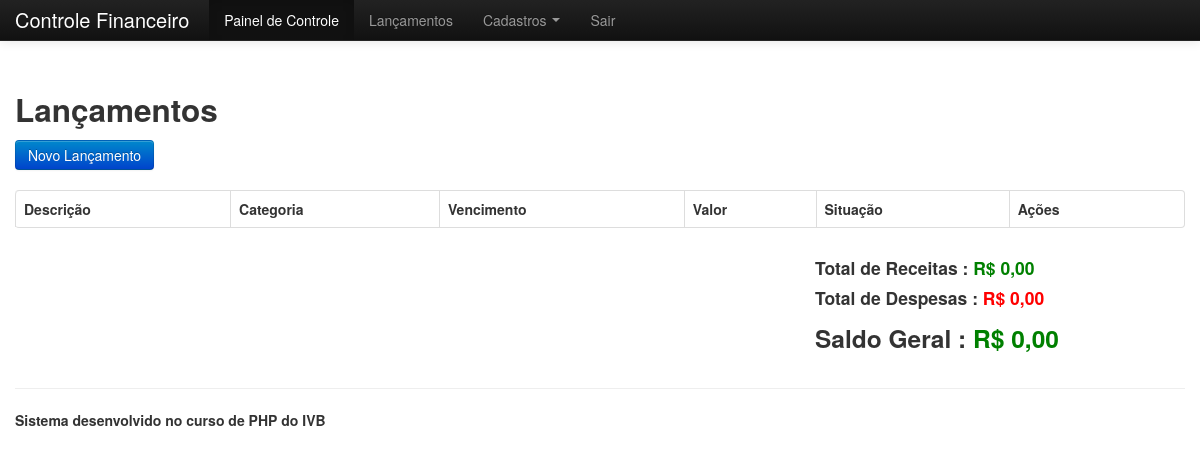
Before: /index.php?pagina=lancamento (signed in) with the older database file.
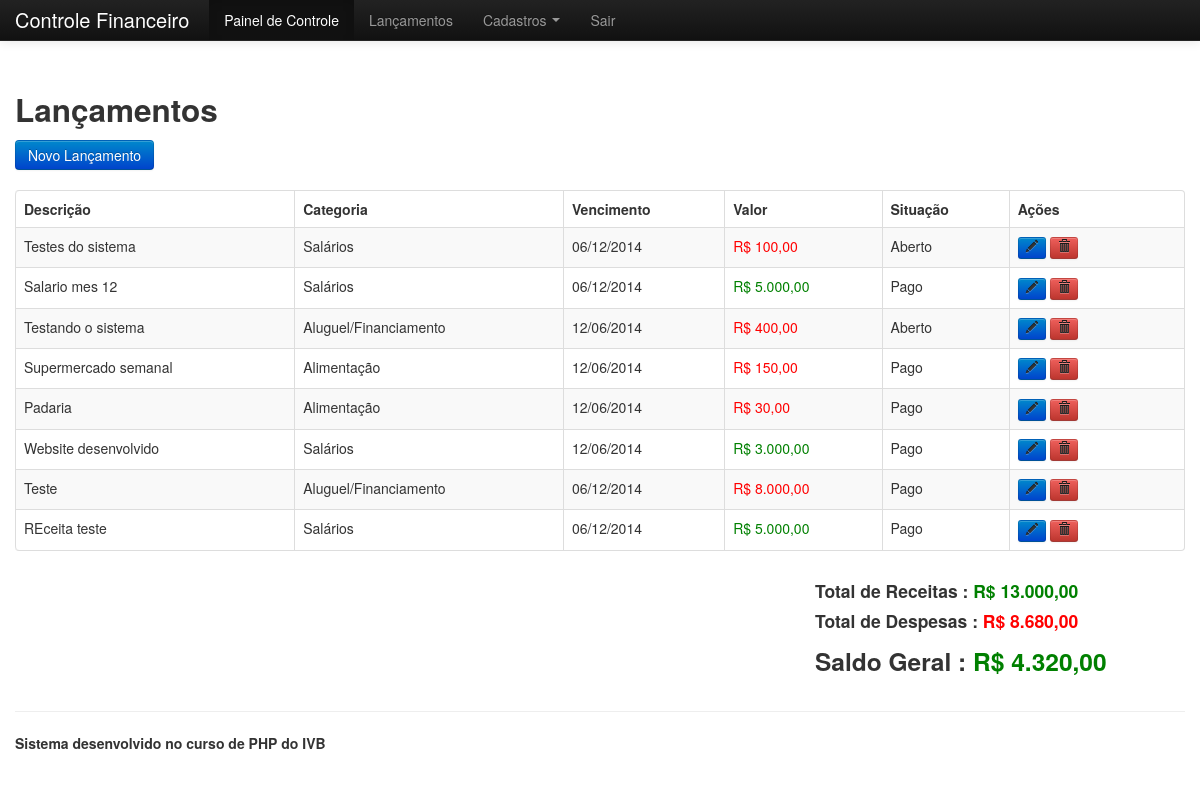
After: the same page with the newer database file.
### tables this page shows
CREATE TABLE IF NOT EXISTS `lancamento` (
  `id` int(11) NOT NULL AUTO_INCREMENT,
  `dataLancamento` timestamp NOT NULL DEFAULT CURRENT_TIMESTAMP,
  `descricao` varchar(255) NOT NULL,
  `valor` decimal(15,2) NOT NULL,
  `id_categoria` int(11) NOT NULL,
  `id_conta` int(11) NOT NULL,
  `tipo` char(1) NOT NULL DEFAULT 'D',
  `situacao` char(1) NOT NULL DEFAULT 'A',
  `vencimento` timestamp NOT NULL DEFAULT CURRENT_TIMESTAMP,
  PRIMARY KEY (`id`),
  KEY `id_categoria` (`id_categoria`),
  KEY `id_conta` (`id_conta`)
);

CREATE TABLE IF NOT EXISTS `categoria` (
  `id` int(11) NOT NULL AUTO_INCREMENT,
  `nome` varchar(255) NOT NULL,
  PRIMARY KEY (`id`)
);

### lancamento/index.php (the view, shortened to what this page needs)
<?php
$sql = "select
            lancamento.id as id,
            descricao,
            vencimento,
            valor,
            situacao,
            categoria.nome as categoria,
            tipo
        from
            lancamento join categoria on (
                id_categoria = categoria.id
            )";
$resultado = mysql_query($sql);
?>
<div class="row-fluid">
    <div class="span12">
        <h2>Lançamentos</h2>
    </div>
</div>
<div class="row-fluid">
    <div class="span12">
        <a class="btn btn-primary" href="index.php?pagina=cadastroLancamento">Novo Lançamento</a>
    </div>
</div>
<br/>
<div class="row-fluid">
    <div class="span12">
        <table class="table table-bordered table-striped">
            <thead>
                <tr>
                    <th>Descrição</th>
                    <th>Categoria</th>
                    <th>Vencimento</th>
                    <th>Valor</th>
                    <th>Situação</th>
                    <th width="15%">Ações</th>
                </tr>
            </thead>
            <tbody>
                <?php while ($linha = mysql_fetch_assoc($resultado)) : ?>
                    <tr>
                        <td><?php echo $linha['descricao']; ?></td>
                        <td><?php echo $linha['categoria']; ?></td>
                        <td><?php echo date("d/m/Y", strtotime($linha['vencimento'])); ?></td>
                        <td class="<?php echo($linha['tipo'] == 'D' ? 'valorDespesa' : 'valorReceita'); ?>">
                            R$ <?php echo number_format($linha['valor'], 2, ',', '.'); ?>
                        </td>
                        <td><?php echo ($linha['situacao'] == 'A' ? 'Aberto' : 'Pago'); ?></td>
                        <td>
                            <a href="index.php?id=<?php echo $linha['id']; ?>&pagina=editarCategoria" class="btn btn-mini btn-primary"><i class="icon-pencil"></i></a>
                            <a href="index.php?id=<?php echo $linha['id']; ?>&pagina=excluirCategoria" class="btn btn-mini btn-danger"><i class="icon-trash"></i></a>
                        </td>
                    </tr>
                <?php endwhile; ?>
            </tbody>
        </table>
    </div>
</div>
<?php
$sqlReceitas = "select sum(valor) as valor from lancamento where tipo = 'R'";
$Resultadoreceitas = mysql_query($sqlReceitas);
$receitas = mysql_fetch_assoc($Resultadoreceitas);
$sqlDespesas = "select sum(valor) as valor from lancamento where tipo = 'D'";
$ResultadoDespesas = mysql_query($sqlDespesas);
$despesas = mysql_fetch_assoc($ResultadoDespesas);
$saldoGeral = $receitas['valor'] - $despesas['valor'];
?>
<div class="row-fluid">
    <div class="span4 offset8">
        <h4>Total de Receitas : <span class="valorReceita">R$ <?php echo number_format($receitas['valor'], 2, ',', '.'); ?></span></h4>
        <h4>Total de Despesas : <span class="valorDespesa">R$ <?php echo number_format($despesas['valor'], 2, ',', '.'); ?></span></h4>
        <h3>
            Saldo Geral :
            <span class="<?php echo ($saldoGeral < 0 ? 'valorDespesa' : 'valorReceita') ?>">
                R$ <?php echo number_format($saldoGeral, 2, ',', '.'); ?>
            </span>
        </h3>
    </div>
</div>

### index.php (shortened to what this page needs)
<!DOCTYPE html>
<html>
    <head>
        <link rel="stylesheet" href="bootstrap/css/bootstrap.css" />
        <link rel="stylesheet" href="bootstrap/css/bootstrap-responsive.css" />
        <link rel="stylesheet" href="css/estilos.css" />
    </head>
    <body>
        <div class="navbar navbar-fixed-top navbar-inverse">
            <div class="navbar-inner">
                <div class="container">
                    <a class="brand" href="index.php">Controle Financeiro</a>
                    <div class="nav-collapse collapse navbar-responsive-collapse">
                        <ul class="nav">
                            <li class="active"><a href="index.php">Painel de Controle</a></li>
                            <li><a href="index.php?pagina=lancamento">Lançamentos</a></li>
                            <li class="dropdown">
                                <a href="#" class="dropdown-toggle" data-toggle="dropdown">Cadastros <b class="caret"></b></a>
                            </li>
                            <li><a href="seguranca/sair.php">Sair</a></li>
                        </ul>
                    </div>
                </div>
            </div>
        </div>
        <div id="conteudo" class="container">
            <?php
            $pagina = (isset($_GET['pagina']) ? $_GET['pagina'] : '');
            switch ($pagina) {
                case 'lancamento' : include './lancamento/index.php';
                    break;
            }
            ?>
        </div>
        <footer class="container">
            <hr/>
            <h5>Sistema desenvolvido no curso de PHP do IVB</h5>
        </footer>
    </body>
</html>

### css/estilos.css (style rules this page uses)
.valorDespesa { color : red; }
.valorReceita { color: green; }

Changed rows visible on the page:
added lancamento: descricao "Testes do sistema", id_categoria.nome "Salários", vencimento "06/12/2014", valor "100,00", situacao "Aberto"
added lancamento: descricao "Salario mes 12", id_categoria.nome "Salários", vencimento "06/12/2014", valor "5.000,00", situacao "Pago", tipo "R" (drawn)
added lancamento: descricao "Testando o sistema", id_categoria.nome "Aluguel/Financiamento", vencimento "12/06/2014", valor "400,00", situacao "Aberto"
added lancamento: descricao "Supermercado semanal", id_categoria.nome "Alimentação", vencimento "12/06/2014", valor "150,00", situacao "Pago"
added lancamento: descricao "Padaria", id_categoria.nome "Alimentação", vencimento "12/06/2014", valor "30,00", situacao "Pago"
added lancamento: descricao "Website desenvolvido", id_categoria.nome "Salários", vencimento "12/06/2014", valor "3.000,00", situacao "Pago", tipo "R" (drawn)
added lancamento: descricao "Teste", id_categoria.nome "Aluguel/Financiamento", vencimento "06/12/2014", valor "8.000,00", situacao "Pago"
added lancamento: descricao "REceita teste", id_categoria.nome "Salários", vencimento "06/12/2014", valor "5.000,00", situacao "Pago", tipo "R" (drawn)
Other visible differences:
$receitas['valor']: "0,00" → "13.000,00"
$despesas['valor']: "0,00" → "8.680,00"
$saldoGeral: "0,00" → "4.320,00"
